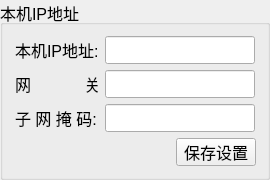
  <widget class="QGroupBox" name="hostIPSetBox">
   <property name="geometry">
    <rect>
     <x>1030</x>
     <y>140</y>
     <width>270</width>
     <height>170</height>
    </rect>
   </property>
   <property name="font">
    <font>
     <pointsize>12</pointsize>
    </font>
   </property>
   <property name="title">
    <string>本机IP地址</string>
   </property>
   <layout class="QVBoxLayout" name="verticalLayout_3">
    <item>
     <layout class="QHBoxLayout" name="horizontalLayout">
      <item>
       <widget class="QLabel" name="label_myip">
        <property name="minimumSize">
         <size>
          <width>83</width>
          <height>28</height>
         </size>
        </property>
        <property name="maximumSize">
         <size>
          <width>83</width>
          <height>28</height>
         </size>
        </property>
        <property name="font">
         <font>
          <pointsize>12</pointsize>
         </font>
        </property>
        <property name="text">
         <string>本机IP地址:</string>
        </property>
       </widget>
      </item>
      <item>
       <widget class="QLineEdit" name="m_myip">
        <property name="sizePolicy">
         <sizepolicy hsizetype="Preferred" vsizetype="Preferred">
          <horstretch>0</horstretch>
          <verstretch>0</verstretch>
         </sizepolicy>
        </property>
        <property name="minimumSize">
         <size>
          <width>150</width>
          <height>28</height>
         </size>
        </property>
        <property name="maximumSize">
         <size>
          <width>150</width>
          <height>28</height>
         </size>
        </property>
        <property name="font">
         <font>
          <pointsize>12</pointsize>
         </font>
        </property>
        <property name="echoMode">
         <enum>QLineEdit::Normal</enum>
        </property>
       </widget>
      </item>
     </layout>
    </item>
    <item>
     <layout class="QHBoxLayout" name="horizontalLayout_15">
      <item>
       <widget class="QLabel" name="label_gateway">
        <property name="minimumSize">
         <size>
          <width>83</width>
          <height>28</height>
         </size>
        </property>
        <property name="maximumSize">
         <size>
          <width>83</width>
          <height>28</height>
         </size>
        </property>
        <property name="font">
         <font>
          <pointsize>12</pointsize>
         </font>
        </property>
        <property name="text">
         <string>网            关: </string>
        </property>
       </widget>
      </item>
      <item>
       <widget class="QLineEdit" name="m_gateway">
        <property name="enabled">
         <bool>true</bool>
        </property>
        <property name="sizePolicy">
         <sizepolicy hsizetype="Preferred" vsizetype="Preferred">
          <horstretch>0</horstretch>
          <verstretch>0</verstretch>
         </sizepolicy>
        </property>
        <property name="minimumSize">
         <size>
          <width>150</width>
          <height>28</height>
         </size>
        </property>
        <property name="maximumSize">
         <size>
          <width>150</width>
          <height>28</height>
         </size>
        </property>
        <property name="font">
         <font>
          <pointsize>12</pointsize>
         </font>
        </property>
        <property name="echoMode">
         <enum>QLineEdit::Normal</enum>
        </property>
       </widget>
      </item>
     </layout>
    </item>
    <item>
     <layout class="QHBoxLayout" name="horizontalLayout_4">
      <item>
       <widget class="QLabel" name="label_subnetMask">
        <property name="minimumSize">
         <size>
          <width>83</width>
          <height>28</height>
         </size>
        </property>
        <property name="maximumSize">
         <size>
          <width>83</width>
          <height>28</height>
         </size>
        </property>
        <property name="font">
         <font>
          <pointsize>12</pointsize>
         </font>
        </property>
        <property name="text">
         <string>子 网 掩 码: </string>
        </property>
       </widget>
      </item>
      <item>
       <widget class="QLineEdit" name="m_subnetMask">
        <property name="sizePolicy">
         <sizepolicy hsizetype="Preferred" vsizetype="Preferred">
          <horstretch>0</horstretch>
          <verstretch>0</verstretch>
         </sizepolicy>
        </property>
        <property name="minimumSize">
         <size>
          <width>150</width>
          <height>28</height>
         </size>
        </property>
        <property name="maximumSize">
         <size>
          <width>150</width>
          <height>28</height>
         </size>
        </property>
        <property name="font">
         <font>
          <pointsize>12</pointsize>
         </font>
        </property>
        <property name="echoMode">
         <enum>QLineEdit::Normal</enum>
        </property>
       </widget>
      </item>
     </layout>
    </item>
    <item>
     <layout class="QHBoxLayout" name="horizontalLayout_16">
      <item>
       <spacer name="horizontalSpacer">
        <property name="orientation">
         <enum>Qt::Horizontal</enum>
        </property>
        <property name="sizeHint" stdset="0">
         <size>
          <width>40</width>
          <height>20</height>
         </size>
        </property>
       </spacer>
      </item>
      <item>
       <widget class="QPushButton" name="pushButton_saveHostIP">
        <property name="minimumSize">
         <size>
          <width>0</width>
          <height>28</height>
         </size>
        </property>
        <property name="maximumSize">
         <size>
          <width>16777215</width>
          <height>28</height>
         </size>
        </property>
        <property name="font">
         <font>
          <pointsize>12</pointsize>
         </font>
        </property>
        <property name="text">
         <string>保存设置</string>
        </property>
       </widget>
      </item>
     </layout>
    </item>
   </layout>
  </widget>
